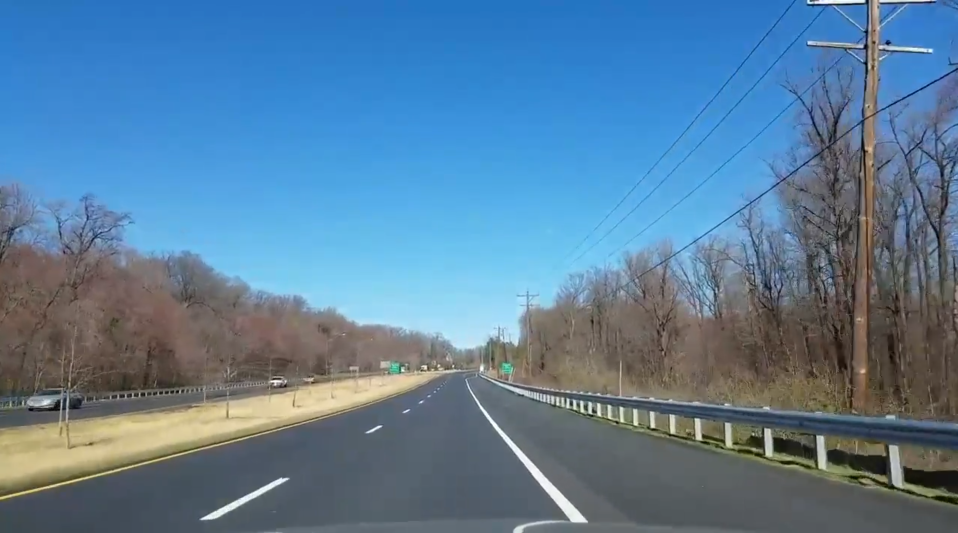
#> input picture data/road.png, 1915 x 1065 px (shown at 1/2 size)
$ python w.lane_detection_system_image.py
#> lines starting #> are read from the running program, lines starting #| are printed output that depends on the picture; after the words box and inside, x2 and y2 are one past the last pixel; in counts of white or black regions, pixels touching at a corner belong together
'''
This is a small project that will help us in lane detection.
In this program we will use a picture of a road to see the steps.
In the next program we will use a video
'''
import cv2
import matplotlib.pylab as plt
import numpy as np

img = cv2.imread('data/road.png')
#> img is the input picture: shape (1065, 1915, 3); mean B, G, R 154.5, 126, 90.5

#For matplotlib converting to rgb
img = cv2.cvtColor(img,cv2.COLOR_BGR2RGB)

'''
Now we have to define a region of interest. i.e. the lane in which our
vehicle is travelling. This will be in the shape of a triangle.
'''

print(img.shape)
#| (1065, 1915, 3)
height = img.shape[0]
#> height = 1065
width = img.shape[1]
#> width = 1915

'''
The region to be captured in our image is the road. For the image we have,
the road ends at height/2 + 250 (trail and error) and that becomes the middle point.
'''
region_of_interest_vertices = [
    (0,height), #bottom left corner
    (width/2, height/2 + 250), #Middle point of the triangle
    (width, height)   #Bottom right corner
]

def region_of_interest(img, vertices):
    #define a blank matrix that matches the dimensions of our image
    mask = np.zeros_like(img)

    match_mask_color = 255 #Black
    cv2.fillPoly(mask, vertices, match_mask_color)
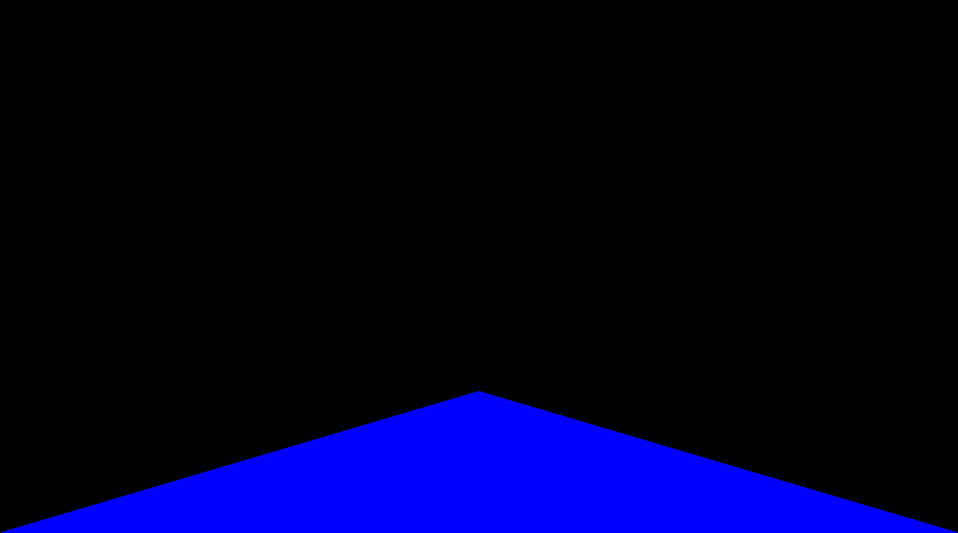
#> mask: shape (1065, 1915, 3) (shown at 1/2 size); mean of channels 0, 1, 2 33.9, 0, 0; drawn as B, G, R
    masked_image = cv2.bitwise_and(img, mask)
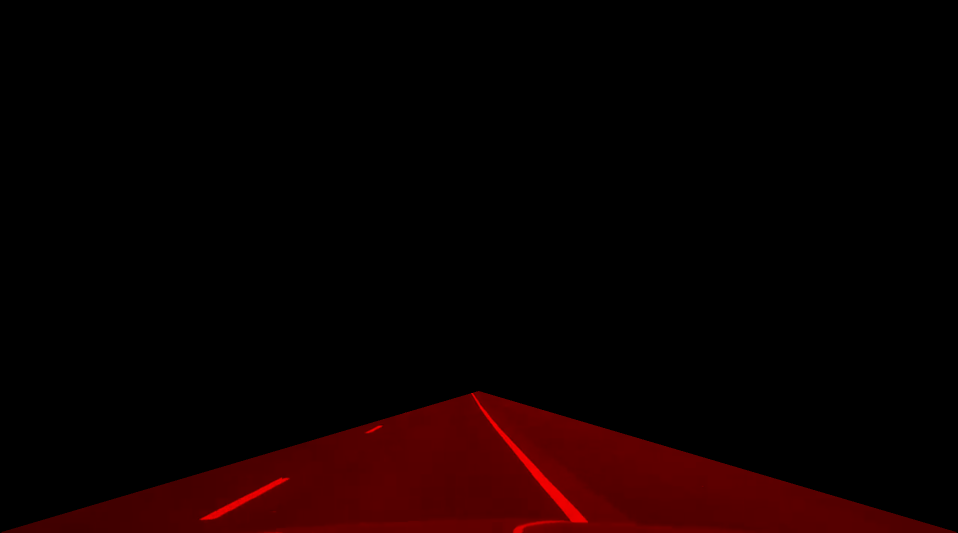
#> masked_image: shape (1065, 1915, 3) (shown at 1/2 size); mean R, G, B 11.9, 0, 0
    return masked_image

'''
Now we have to use edge detection to find out where the lanes (edges) are.
We do the canny edge detection before finding region of interest so that the
region itself isnt classified as an edge
'''
test_mask = region_of_interest(img, np.array([region_of_interest_vertices], np.int32))

gray_image = cv2.cvtColor(img, cv2.COLOR_RGB2GRAY)
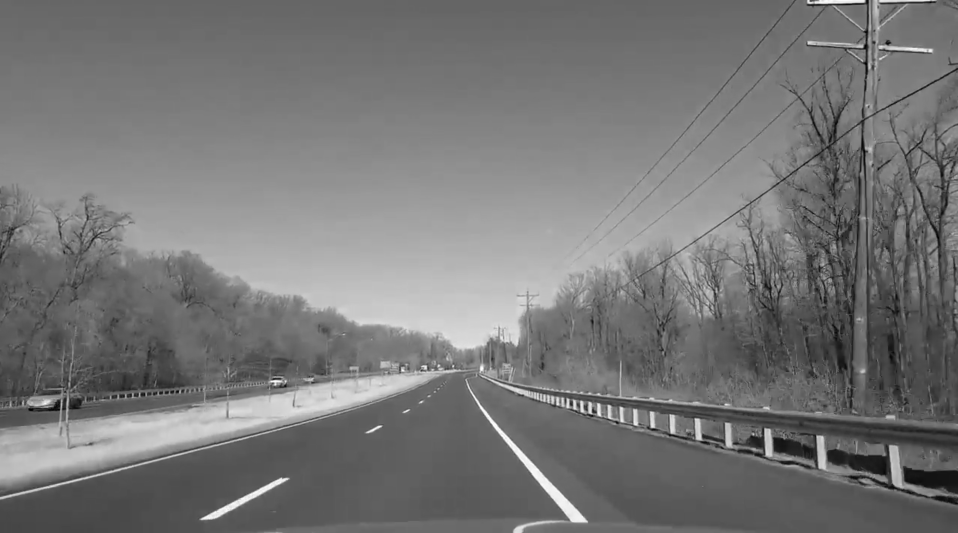
#> gray_image: shape (1065, 1915) (shown at 1/2 size); min 0, max 255, mean 118.6

canny_image = cv2.Canny(gray_image, 100, 200)
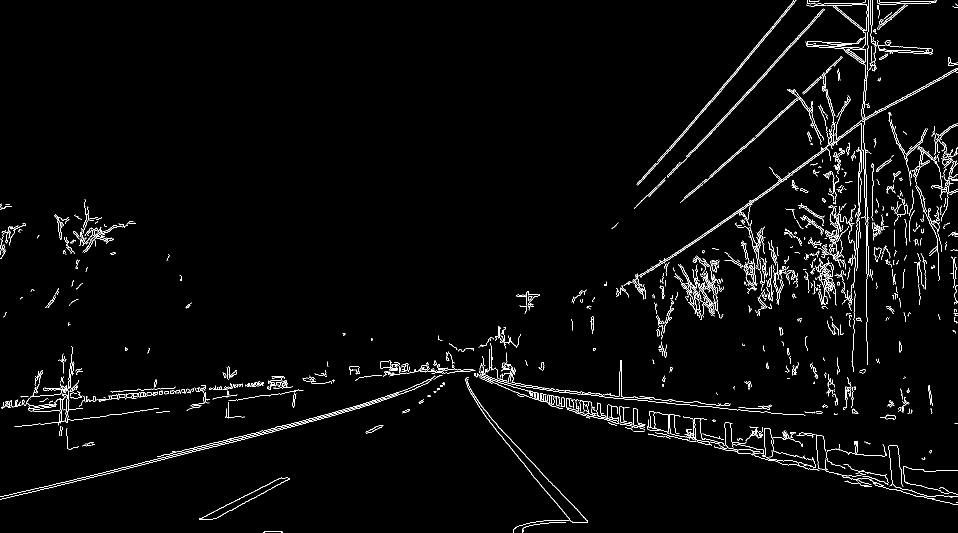
#> canny_image: shape (1065, 1915) (shown at 1/2 size); 2.4% white in thin lines or dots

masked_image = region_of_interest(canny_image, np.array([region_of_interest_vertices], np.int32))
#> in region_of_interest (call 2), `cv2.fillPoly(mask, vertices, match_mask_color)`:
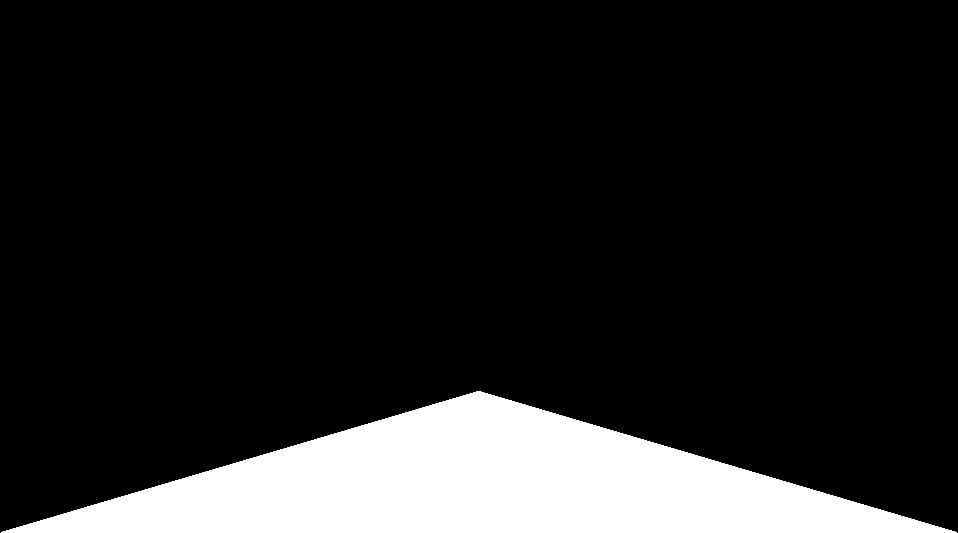
#> mask: shape (1065, 1915) (shown at 1/2 size); 13.3% white; 1 white region, box (x1, y1, x2, y2) and area: (3, 782, 1913, 1065) 271079
#> in region_of_interest (call 2), `masked_image = cv2.bitwise_and(img, mask)`:
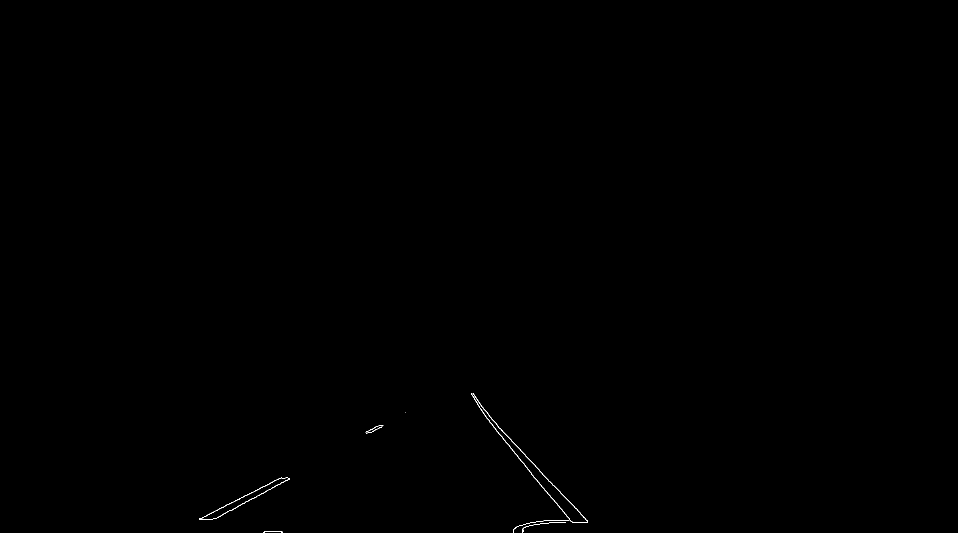
#> masked_image: shape (1065, 1915) (shown at 1/2 size); 0.09% white in thin lines or dots, all inside (x1, y1, x2, y2) = (398, 786, 1176, 1065)

'''
Now to draw the lines on the image using hough line transform.
Play around with the parameter values to get better results.
'''
lines = cv2.HoughLinesP(masked_image, rho=6, theta=np.pi/60,
                        threshold=160,lines=np.array([]),minLineLength=40,maxLineGap=25)
#> lines = [[1119, 982, 1175, 1044], [398, 1038, 562, 955], [439, 1033, 503, 997], [973, 836, 1102, 995], [1032, 890, 1105, 970], [470, 1017, 577, 956], [1061, 921, 1105, 969], [942, 786, 1002, 860], [510, 995, 579, 956], [1106, 998, 1144, 1044]]

def draw_lines(img, lines):
    img = np.copy(img)
    line_image = np.zeros_like(img, dtype=np.uint8) #Blank image
    for line in lines:
        for x1,y1,x2,y2 in line:
            cv2.line(line_image, (x1,y1), (x2,y2), (255,0,0),4) #Draw the lines on the blank image
#> this loop made 10 passes

    #Merge the line image with actual image
    img = cv2.addWeighted(img, 0.8, line_image, 1, 0.0)
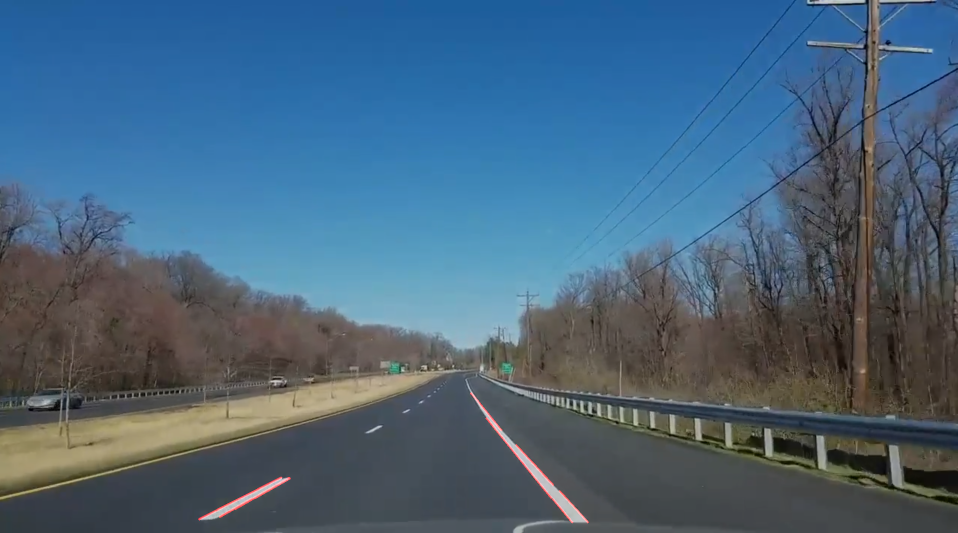
#> img: shape (1065, 1915, 3) (shown at 1/2 size); mean R, G, B 72.6, 100.8, 123.6
    return img

image_with_lines = draw_lines(img, lines)

titles = ["Image","Test Mask", "Canny image", "Masked image", "Final image"]
images = [img,test_mask,canny_image,masked_image,image_with_lines]

for i in range(len(titles)):
    plt.subplot(2, 3, i + 1)
    plt.imshow(images[i])
    plt.title(titles[i])

plt.show()
